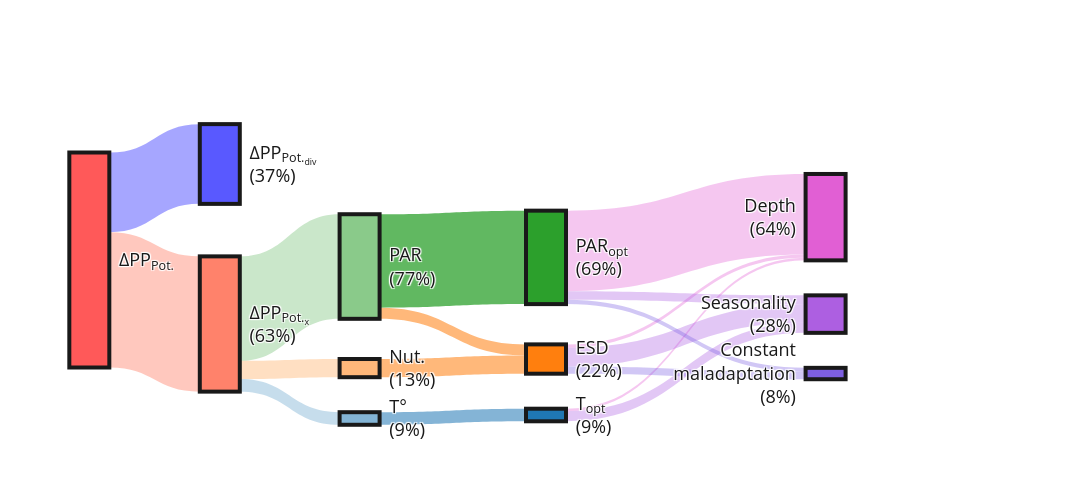

The cell this chart's notebook holds for it:
### Code cell
col2 = ['#AD5FE1','#E15FD4','#7D5FE1']

vec = [np.array((val1[0], val1[1], val1[2]))[i] for i in [2,1,0]]/np.sum(val1)
y1  = [vec[0]/2]+[(np.sum(vec[:i+1])+np.sum(vec[:i+2]))/2 for i in np.arange(2)]
y1  = [y1[i] for i in [2,1,0]]
vec = [np.array((val0[0], val0[1], val0[2]))[i] for i in [2,1,0]]/np.sum(val0)
y2  = [vec[0]/2]+[(np.sum(vec[:i+1])+np.sum(vec[:i+2]))/2 for i in np.arange(2)]
y2  = [y2[i] for i in [2,1,0]]
vec = [np.array([np.sum(val2[i::4]/np.sum(val2)) for i in np.arange(4)])[i] for i in [0,1,2]]
y3  = [vec[0]/2]+[(np.sum(vec[:i+1])+np.sum(vec[:i+2]))/2 for i in np.arange(3)]
y3  = [y3[i] for i in [0,1,2]]

y1c = recenter(y1, target=0.6, scale=0.7)
y2c = recenter(y2, target=0.6, scale=0.7)
y3c = recenter(y3, target=0.6, scale=0.7)

contrib = np.array([val1/np.sum(val1),val0/np.sum(val1),np.array([np.sum(val2[i::3])/np.sum(val1) for i in range(3)])]).ravel()

# --- NOUVEAU : valeurs / apparence des deux nodes ajoutés ---
val_root   = [np.sum(val0), -DF_div_pop_zt[la,lo]-np.sum(val0)]      # <- valeur du lien "nouveau racine -> node0" et "nouveau racine -> node aligné"
contrib_root = -np.array(val_root)/DF_div_pop_zt[la,lo]
label_root = " ∆PP<sub>Pot.</sub> "      # <- à adapter
label_sib  = " ∆PP<sub>Pot.<sub>div</sub></sub> <br> ("+str(int(round(contrib_root[1]*100,0)))+"%) "  # <- à adapter
color_root = pastel('grey', 0.2, 1)   # <- à adapter
color_sib  = pastel('grey', 0.45, 1)  # <- à adapter
y_root     = 0.5    # position verticale du node tout à gauche
y_sib      = 0.2   # position verticale du node "frère" du node0 (à ajuster selon tes valeurs)
# --------------------------------------------------------------

fig = go.Figure(data=[go.Sankey(
    arrangement="snap",
    node = dict(
      pad = 35,
      thickness = 40,
      line = dict(color = pastel('black',0.1,1), width = 4),
      label = [" ∆PP<sub>Pot.<sub>x</sub></sub> <br> ("+str(int(round(contrib_root[0]*100,0)))+"%) "," T° <br> ("+str(int(round(contrib[0]*100,0)))+"%) ", " Nut. <br> ("+str(int(round(contrib[1]*100,0)))+"%) ", " PAR <br> ("+str(int(round(contrib[2]*100,0)))+"%) ", " T<sub>opt</sub> <br> ("+str(int(round(contrib[3]*100,0)))+"%) ", " ESD <br> ("+str(int(round(contrib[4]*100,0)))+"%) ", " PAR<sub>opt</sub> <br> ("+str(int(round(contrib[5]*100,0)))+"%) ", "Seasonality <br>("+str(int(round(contrib[6]*100,0)))+"%) ","Depth <br>("+str(int(round(contrib[7]*100,0)))+"%) ","Constant <br>maladaptation <br>("+str(int(round(contrib[8]*100,0)))+"%) ",label_root,label_sib],
      color = [pastel('tomato',0.2,1)]+[pastel(base_col[i], 0.45) for i in range(len(base_col))]+base_col+col2+[pastel('red',0.,alpha=0.65),pastel('blue',0.,alpha=0.65)],
      x = [0.15,0.3,0.3,0.3,0.5,0.5,0.5,0.8,0.8,0.8,0.01,0.15],
      y = [0.7]+y1c+y2c+y3c+[y_root, y_sib]
      ),
    link = dict(
      source = [10,10,0, 0, 0, 1, 2, 3, 3, 4, 4, 4, 5, 5, 5, 6, 6, 6],
      target = [ 0,11,1, 2, 3, 4, 5, 5, 6, 7, 8, 9, 7, 8, 9, 7, 8, 9],
      value  = val_root+[val1[0], val1[1], val1[2], val1[0], val1[1], val0[1]-val1[1], val0[2]]+val2,
      color  = [pastel('tomato',0.,0.35), pastel('blue',0.,alpha=0.35)]+[pastel(base_col[0], 0., alpha=0.25),pastel(base_col[1], 0., alpha=0.25),pastel(base_col[2], 0., alpha=0.25),
                pastel(base_col[0], 0., alpha=0.55),pastel(base_col[1], 0., alpha=0.55),pastel(base_col[1], 0., alpha=0.55),pastel(base_col[2], 0., alpha=0.75)]
               +[pastel(col2[0], 0.,alpha=0.35),pastel(col2[1], 0.,alpha=0.35),pastel(col2[2], 0.,alpha=0.35)]*3
               ,
      line = dict(color = pastel('black',0,0.), width = 0.25),
  ))])


fig.update_layout(font=dict(color=pastel('black',0.1,1)), font_size=18,width=1100,height=500)
fig.show()
fig.write_image("fig1.png",scale=6)

### Figure 1 — Plotly figure (JSON) as saved in the notebook; plotly's stock layout.template omitted (floating-point values rounded to 4 significant figures)
{"data": [{"arrangement": "snap", "link": {"color": ["rgba(255, 99, 71, 0.35)", "rgba(0, 0, 255, 0.35)", "rgba(31, 119, 180, 0.25)", "rgba(255, 127, 14, 0.25)", "rgba(44, 160, 44, 0.25)", "rgba(31, 119, 180, 0.55)", "rgba(255, 127, 14, 0.55)", "rgba(255, 127, 14, 0.55)", "rgba(44, 160, 44, 0.75)", "rgba(173, 95, 225, 0.35)", "rgba(225, 95, 212, 0.35)", "rgba(125, 95, 225, 0.35)", "rgba(173, 95, 225, 0.35)", "rgba(225, 95, 212, 0.35)", "rgba(125, 95, 225, 0.35)", "rgba(173, 95, 225, 0.35)", "rgba(225, 95, 212, 0.35)", "rgba(125, 95, 225, 0.35)"], "line": {"color": "rgba(0, 0, 0, 0.0)", "width": 0.25}, "source": [10, 10, 0, 0, 0, 1, 2, 3, 3, 4, 4, 4, 5, 5, 5, 6, 6, 6], "target": [0, 11, 1, 2, 3, 4, 5, 5, 6, 7, 8, 9, 7, 8, 9, 7, 8, 9], "value": [27.1, 15.98, 2.522, 3.643, 20.94, 2.522, 3.643, 2.233, 18.73, 1.999, 0.5015, 0.001234, 3.774, 0.6784, 1.423, 1.738, 16.13, 0.8575]}, "node": {"color": ["rgba(255, 130, 107, 1)", "rgba(131, 180, 213, 1.0)", "rgba(255, 184, 122, 1.0)", "rgba(138, 202, 138, 1.0)", "#1f77b4", "#ff7f0e", "#2ca02c", "#AD5FE1", "#E15FD4", "#7D5FE1", "rgba(255, 0, 0, 0.65)", "rgba(0, 0, 255, 0.65)"], "label": [" ∆PP<sub>Pot.<sub>x</sub></sub> <br> (63%) ", " T° <br> (9%) ", " Nut. <br> (13%) ", " PAR <br> (77%) ", " T<sub>opt</sub> <br> (9%) ", " ESD <br> (22%) ", " PAR<sub>opt</sub> <br> (69%) ", "Seasonality <br>(28%) ", "Depth <br>(64%) ", "Constant <br>maladaptation <br>(8%) ", " ∆PP<sub>Pot.</sub> ", " ∆PP<sub>Pot.<sub>div</sub></sub> <br> (37%) "], "line": {"color": "rgba(25, 25, 25, 1)", "width": 4}, "pad": 35, "thickness": 40, "x": [0.15, 0.3, 0.3, 0.3, 0.5, 0.5, 0.5, 0.8, 0.8, 0.8, 0.01, 0.15], "y": [0.7, 0.9174, 0.8378, 0.5204, 0.9177, 0.8095, 0.4918, 0.2956, 0.3661, 0.4135, 0.5, 0.2]}, "type": "sankey"}], "layout": {"font": {"color": "rgba(25, 25, 25, 1)", "size": 18}, "height": 500, "width": 1100}}
